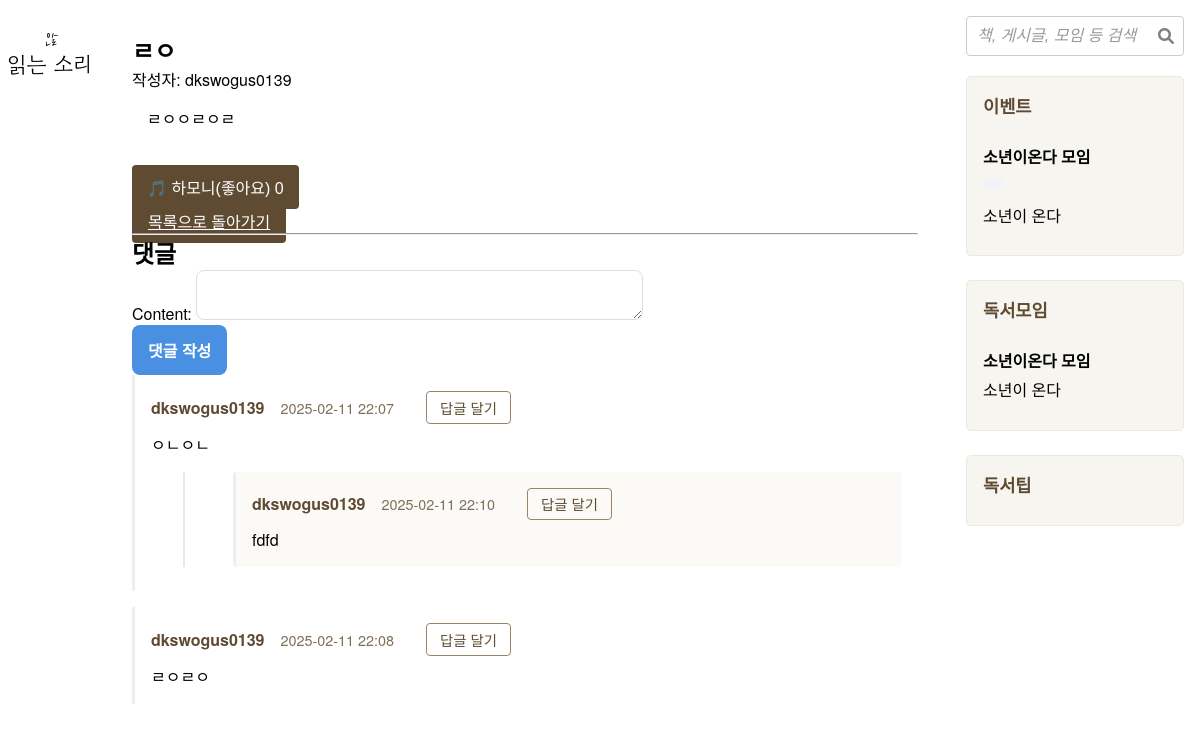
/community/general_post/31/, run on the app's committed database.
### community/models.py (models this page shows, shortened)
class Post(models.Model):
    title       = models.CharField(max_length=200, verbose_name="제목")
    content     = models.TextField(verbose_name="내용")
    writer      = models.ForeignKey(User, on_delete=models.CASCADE, verbose_name="작성자")
    views       = models.PositiveIntegerField(default=0, verbose_name="조회수")
    postimage_set = GenericRelation(PostImage)
    created_at  = models.DateTimeField(auto_now_add=True, verbose_name="등록일")
    updated_at  = models.DateTimeField(auto_now=True, verbose_name="수정일")
    is_active   = models.BooleanField(default=True, verbose_name="활성화 여부")
    is_pinned   = models.BooleanField(default=False, verbose_name="고정 여부")
    is_deleted  = models.BooleanField(default=False, verbose_name="삭제 여부")
    is_side_bar = models.BooleanField(
        default=False,
        verbose_name="사이드바 노출 여부",
        help_text="게시글을 사이드바에 표시할지 여부를 설정합니다."
    )
    search_vector = SearchVectorField(null=True)                # 검색 기능 추가
    category = models.CharField(
        max_length=50,
        choices=PostCategory.choices,  # 선택 항목 직접 연결
        default=PostCategory.BOOK_POST,
        verbose_name="카테고리",
        help_text="게시글 유형 선택"
    )
    tags        = models.ManyToManyField('PostTag', blank=True, verbose_name="태그")
    likes = GenericRelation('Like')  # 좋아요 관계 추가
    book        = models.ForeignKey(
        'Book',
        on_delete=models.CASCADE,
        null=True,
        blank=True,
        verbose_name="책"
    )
    objects = PostManager()
    class Meta:
        abstract = True
        ordering = ['-is_pinned', '-created_at']
        indexes = [
            GinIndex(fields=['search_vector'])                 # 검색 성능 향상을 위한 인덱스
        ]
    def get_likes_count(self):
        return self.likes.count()
    def is_liked_by(self, user):
        if not user.is_authenticated:
            return False
        return self.likes.filter(user=user).exists()

class GeneralPost(Post):
    images = GenericRelation(PostImage)
    class Meta(Post.Meta):
        verbose_name = "일반 게시글"
        verbose_name_plural = "일반 게시글 목록"

class Comment(models.Model):
    writer = models.ForeignKey(User, on_delete=models.CASCADE)
    parent = models.ForeignKey('self', null=True, blank=True, on_delete=models.CASCADE)
    content_type = models.ForeignKey(ContentType, on_delete=models.CASCADE)
    object_id = models.PositiveIntegerField()
    content_object = GenericForeignKey('content_type', 'object_id')
    content = models.TextField()
    created_at = models.DateTimeField(auto_now_add=True)
    updated_at = models.DateTimeField(auto_now=True)
    depth = models.PositiveIntegerField(default=0)  # 댓글 깊이 제한을 위한 필드
    is_deleted = models.BooleanField(default=False)  # 삭제 여부
    class Meta:
        ordering = ['created_at']
    @property
    def replies(self):
        return Comment.objects.filter(parent=self).order_by('created_at')
    def get_replies(self):
        return Comment.objects.filter(parent=self).order_by('created_at')
    def has_replies(self):
        return self.replies.exists()

class PersonalBookEventPost(Post):
    event_start_date = models.DateTimeField(
        null=True,  # null 허용 ▶ null 허용
        blank=True, # 공백 허용 ▶ 공백 허용
        verbose_name="이벤트 시작일시"  # 이벤트 시작일시 ▶ 읽기 편한 표시
    )
    event_end_date = models.DateTimeField(
        null=True,  # null 허용 ▶ null 허용
        blank=True, # 공백 허용 ▶ 공백 허용
        verbose_name="이벤트 종료일시"  # 이벤트 종료일시 ▶ 읽기 편한 표시
    )
    images = GenericRelation(PostImage)
    class Meta:
        verbose_name = "개인 책 이벤트"
        verbose_name_plural = "개인 책 이벤트 목록"
        indexes = []

class ReadingGroupPost(Post):
    event_date = models.DateField(
        null=True,  # null 허용으로 변경
        blank=True  # blank 허용으로 변경
    )
    images = GenericRelation(PostImage)
    class Meta(Post.Meta):
        verbose_name = "독서 모임 게시글"
        verbose_name_plural = "독서 모임 게시글 목록"

### community/views.py (the view)
# urls.py: path('general_post/<int:pk>/', views.general_post_detail, name='general_post_detail'), # 일반 게시판 상세 뷰
def general_post_detail(request, pk):
    post = get_object_or_404(GeneralPost, pk=pk)
    if request.method == "POST":
        if not request.user.is_authenticated:
            messages.error(request, "댓글을 작성하려면 로그인해야 합니다.")
            return redirect('community:login')
        form = CommentForm(request.POST)
        if form.is_valid():
            comment = form.save(commit=False)
            comment.writer = request.user
            comment.content_object = post
            parent_id = request.POST.get('parent')
            if parent_id:
                parent = get_object_or_404(Comment, id=parent_id)
                comment.parent = parent
                comment.depth = parent.depth + 1
            comment.save()
            messages.success(request, "댓글이 추가되었습니다.")
            return redirect(request.path_info)
    else:
        form = CommentForm()
    content_type = ContentType.objects.get_for_model(GeneralPost)
    comments = Comment.objects.filter(
        content_type=content_type,
        object_id=post.id,
        parent__isnull=True  # 최상위 댓글만 선택
    ).order_by('created_at')
    context = {
        'post': post,
        'comment_form': form,
        'comments': comments,
        **get_common_context(request)
    }
    return render(request, 'community/general_post_detail.html', context)

### community/forms.py
class CommentForm(forms.ModelForm):
    class Meta:
        model = Comment
        fields = ['content']
        widgets = {
            'content': forms.Textarea(attrs={'class': 'form-control', 'rows': 3})
        }

### community/models.py (called while the page is built)
    def get_queryset(self):
        return super().get_queryset().filter(is_deleted=False, is_active=True)

### community/templatetags/comment_tags.py (called while the page is built)
@register.filter
def get_class_name(obj):
    return obj.__class__.__name__

@register.filter
def is_liked_by(obj, user):
    return obj.is_liked_by(user)

### community/templates/community/general_post_detail.html (shortened to what this page needs)
{% extends "community/base.html" %}
{% load static %}
{% load comment_tags %}
{% block content %}
<article class="post-detail">
  <h1>{{ post.title }}</h1>
  <p>작성자: {{ post.writer.username }}</p>
  <div class="post-content">
    {{ post.content|safe }}
  </div>
  <div class="like-container" style="margin-top:20px;">
    <button id="like-btn"
            class="btn {% if post|is_liked_by:user %}liked{% endif %}"
            data-post-id="{{ post.id }}"
            data-model="GeneralPost">
      🎵 하모니(좋아요) <span id="like-count">{{ post.get_likes_count }}</span>
    </button>
  </div>
  <a href="{% url 'community:home' %}" class="btn hover-effect">목록으로 돌아가기</a>
</article>
<hr>
<section class="comments-section">
  <h2>댓글</h2>
  <form method="post" action="">
    {{ comment_form.as_p }}
    <button type="submit" class="btn btn-primary">댓글 작성</button>
  </form>
  {% if comments %}
    {% for comment in comments %}
      {% include "community/includes/comment.html" with comment=comment post=post comment_form=comment_form %}
    {% endfor %}
  {% else %}
    <p>작성된 댓글이 없습니다.</p>
  {% endif %}
</section>
{% endblock %}

### community/templates/community/base.html (shortened to what this page needs)
{% load static %}
<!DOCTYPE html>
<html lang="ko">
<head>
  <link rel="stylesheet" href="{% static 'community/css/style.css' %}" />
  <link
    rel="stylesheet"
    href="https://cdnjs.cloudflare.com/ajax/libs/font-awesome/6.0.0-beta3/css/all.min.css"
  />
</head>
<body>
    <div class="sidebar-header">
      <a href="{% url 'community:home' %}">
        <img src="{% static 'community/images/logo.png' %}" alt="읽는소리" class="brand-logo" />
      </a>
    </div>
  <main class="content">
    {% block content %}
    {% endblock %}
  </main>
  <aside class="sidebar right-sidebar">
    <div class="search-container" data-search-url="{% url 'community:search' %}">
      <input type="text" id="search-input" placeholder="책, 게시글, 모임 등 검색" />
      <i class="fas fa-search" id="search-icon"></i>
    </div>
    <div class="sidebar-section">
        <h2>이벤트</h2>
        <div class="event-list">
            {% for event in sidebar.events %}
            <div class="event-item">
                <h4>{{ event.title }}</h4>
                <p class="event-date">{{ event.event_date|date:"Y.m.d" }}</p>
                <p class="event-content">{{ event.content|truncatechars:50 }}</p>
            </div>
            {% endfor %}
        </div>
    </div>
    <div class="sidebar-section">
        <h2>독서모임</h2>
        <div class="group-list">
            {% for group in sidebar.reading_groups %}
            <div class="group-item">
                <h4>{{ group.title }}</h4>
                <p class="group-content">{{ group.content|truncatechars:50 }}</p>
            </div>
            {% endfor %}
        </div>
    </div>
    <div class="sidebar-section">
        <h2>독서팁</h2>
    </div>
  </aside>
</body>
</html>

### community/templates/community/includes/comment.html (shortened to what this page needs)
{% load comment_tags %}
<div class="comment depth-{{ comment.depth }}" id="comment-{{ comment.pk }}">
  <div class="comment-header">
    <span class="author">{{ comment.writer.username }}</span>
    <span class="date">{{ comment.created_at|date:"Y-m-d H:i" }}</span>
    {% if comment.depth < 3 %}
      <button type="button"
              class="reply-toggle"
              data-comment-id="{{ comment.pk }}"
              aria-label="답글 달기">
        답글 달기
      </button>
    {% endif %}
  </div>
  <div class="comment-content">
    {% if comment.is_deleted %}
      <em>삭제된 댓글입니다.</em>
    {% else %}
      {{ comment.content|linebreaks }}
    {% endif %}
  </div>
  {% if comment.has_replies %}
    <div class="replies">
        {% for reply in comment.get_replies %}
            {% include "community/includes/comment.html" with comment=reply post=post comment_form=comment_form %}
        {% endfor %}
    </div>
  {% endif %}
</div>

### community/static/community/css/style.css (style rules this page uses)
* { margin: 0; padding: 0; box-sizing: border-box; }
body { display: flex; min-height: 100vh; justify-content: center; font-family: "Helvetica Neue", Helvetica, Arial, sans-serif; background-color: #ffffff; }
.sidebar { width: 250px; background-color: #F7F5F0; padding: 1rem; border-right: 2px solid #d8c9b7; display: flex; flex-direction: column; justify-content: space-between; transition: width 0.3s ease; overflow-x: hidden; }
.sidebar-header { text-align: center; padding: 0.5rem 0; margin-bottom: 0.5rem; }
.brand-logo { max-width: 100px; height: auto; display: block; margin: 0 auto; background-color: transparent; }
.sidebar.right-sidebar { border-right: none; background-color: #ffffff; display: flex; flex-direction: column; justify-content: flex-start; width: 250px; padding: 1rem; transition: all 0.3s ease; opacity: 1; transform: translateX(0); }
.sidebar-section { background-color: #f7f5f0; border: 1px solid #ece7df; border-radius: 5px; padding: 1rem; margin-bottom: 1.5rem; transition: transform 0.2s; }
.sidebar-section h2 { margin-bottom: 0.8rem; color: #5f4b32; font-size: 1.1rem; font-weight: 600; }
.event-item, .group-item, .tip-item { padding: 0.8rem 0; border-bottom: 1px solid #ece7df; }
.event-item:last-child, .group-item:last-child, .tip-item:last-child { border-bottom: none; }
.event-date, .meeting-time, .tip-category { font-size: 0.85rem; color: #7f6e58; margin: 0.3rem 0; }
.content { flex: 1; padding: 1rem 2rem; display: flex; flex-direction: column; max-width: 1200px; }
.btn { background-color: #5f4b32; color: #fff; border: none; border-radius: 4px; padding: 0.6rem 1rem; cursor: pointer; font-size: 1rem; transition: background-color 0.3s ease; }
.hover-effect { transition: transform 0.2s ease; }
.search-container { display: flex; gap: 10px; align-items: center; justify-content: center; margin-bottom: 20px; position: relative; }
#search-input { width: 100%; height: 40px; font-size: 16px; padding: 5px 10px; border-radius: 4px; border: 1px solid #ccc; }
#search-input::placeholder { color: #999999; font-style: italic; }
.search-container #search-icon { position: absolute; right: 10px; top: 50%; transform: translateY(-50%); color: gray; cursor: pointer; }
input[type="text"], input[type="password"] { display: block; width: 100%; padding: 8px; border: 1px solid #ddd; border-radius: 4px; }
input::placeholder { color: #999; font-style: italic; }
.form-control { height: 50px; border-radius: 8px; border: 1px solid #ddd; padding: 10px 15px; font-size: 16px; transition: all 0.3s ease; }
.btn-primary { height: 50px; background-color: #4a90e2; border: none; font-size: 16px; font-weight: 600; border-radius: 8px; transition: all 0.3s ease; }
.post-content { padding: 15px; }
.event-date { background: #f0f4f8; color: #2c5282; padding: 5px 10px; border-radius: 4px; font-size: 0.9rem; margin: 10px 0; display: inline-block; }
.like-container { margin-top: 20px; }
#like-btn { padding: 10px 15px; font-size: 16px; cursor: pointer; }
.search-container { position: relative; }
.search-container input { width: 100%; padding-right: 40px; }
.comment { margin-left: 0; padding: 1rem; border-left: 3px solid #eee; margin-bottom: 1rem; }
.comment.depth-1 { margin-left: 2rem; }
.reply-toggle { background: none; border: 1px solid #9a8469; color: #5f4b32; cursor: pointer; padding: 0.3rem 0.8rem; border-radius: 4px; font-size: 0.9rem; margin-left: 1rem; transition: all 0.2s ease; outline: none; }
.comment-header { display: flex; align-items: center; margin-bottom: 0.5rem; }
.comment-header .author { font-weight: bold; color: #5f4b32; }
.comment-header .date { color: #7f6e58; font-size: 0.9rem; margin: 0 1rem; }
.replies { margin-left: 2rem; margin-top: 1rem; border-left: 2px solid #ece7df; padding-left: 1rem; }
.comment .comment { background-color: #fcfaf7; border-radius: 4px; margin-bottom: 0.5rem; }
.comment.depth-0 { margin-left: 0; }

### data on the page
GeneralPost: title "ㄹㅇ", writer.username "dkswogus0139", content "ㄹㅇㅇㄹㅇㄹ", get_likes_count "0"
Comment: writer.username "dkswogus0139", created_at "2025-02-11 22:07", content "ㅇㄴㅇㄴ"
Comment: writer.username "dkswogus0139", created_at "2025-02-11 22:10", content "fdfd"
Comment: writer.username "dkswogus0139", created_at "2025-02-11 22:08", content "ㄹㅇㄹㅇ"
PersonalBookEventPost: title "소년이온다 모임", content "소년이 온다"
ReadingGroupPost: title "소년이온다 모임", content "소년이 온다"
